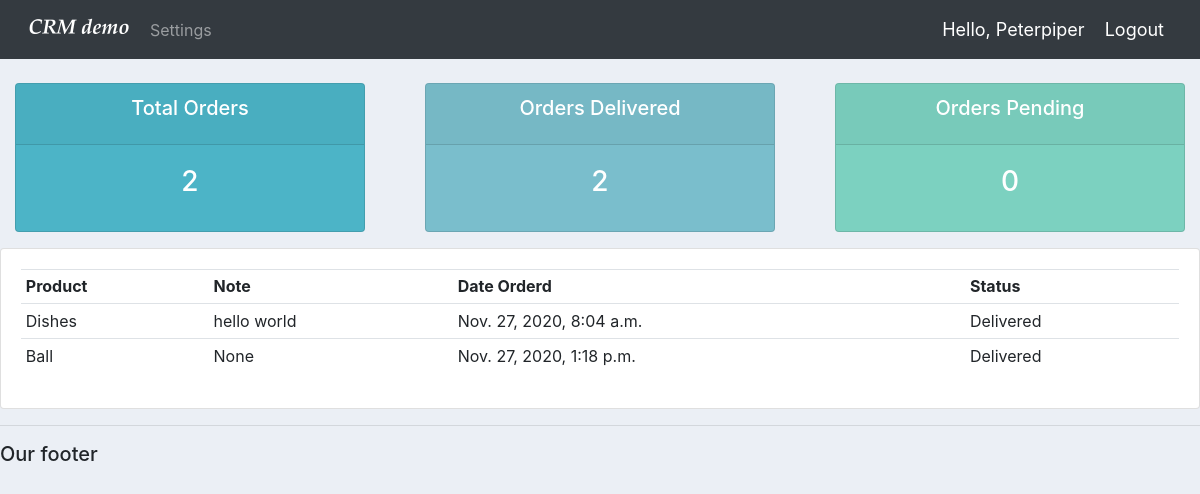
The app's page /user/ (signed in) with its own data.
### accounts/models.py (models this page shows, shortened)
class Order(models.Model):
	STATUS = (
		('Pending', 'Pending'),
		('Out for delivery', 'Out for delivery'),
		('Delivered', 'Delivered'),
		)
	customer = models.ForeignKey(Customer, null=True, on_delete= models.SET_NULL)
	product = models.ForeignKey(Product, null=True, on_delete= models.SET_NULL)
	date_created = models.DateTimeField(auto_now_add=True, null=True)
	status = models.CharField(max_length=200, null=True, choices=STATUS)
	note = models.CharField(max_length=1000, null=True)

class Product(models.Model):
	CATEGORY = (
		('Indoor', 'Indoor'),
		('Out Door', 'Out Door'),
		)
	name = models.CharField(max_length=200, null=True)
	price = models.FloatField(null=True)
	category = models.CharField(max_length=200, null=True, choices=CATEGORY)
	description = models.CharField(max_length=200, null=True, blank=True)
	date_created = models.DateTimeField(auto_now_add=True, null=True)
	tags = models.ManyToManyField(Tag)
	def __str__(self):
		return str(self.name)

### accounts/decorators.py (the view)
		def wrapper_func(request, *args, **kwargs):
			group = None
			if request.user.groups.exists():
				group = request.user.groups.all()[0].name
			if group in allowed_roles:
				return view_func(request, *args, **kwargs)
			else:
				return HttpResponse('You are not authorized to view this page')

### accounts/views.py (called while the page is built)
@login_required(login_url='login')
@allowed_users(allowed_roles=['customer'])
def userPage(request):
	orders = request.user.customer.order_set.all()
	total_orders = orders.count()
	delivered = orders.filter(status='Delivered').count()
	pending = orders.filter(status='Pending').count()
	context = {'orders': orders,
			'total_orders': total_orders,
			'delivered': delivered,
			'pending': pending
			}
	return render(request, 'accounts/user.html', context)

### accounts/templates/accounts/user.html
{% extends 'accounts/main.html' %}
{% block content %}
{% include 'accounts/status.html' %}
<div class="row">
	<div class="col-md">
		<div class="card card-body">
			<table class="table table-sm">
				<tr>
					<th>Product</th>
					<th>Note</th>
					<th>Date Orderd</th>
					<th>Status</th>
				</tr>
				{% for order in orders %}
					<tr>
						<td>{{ order.product }}</td>
						<td>{{ order.note }}</td>
						<td>{{ order.date_created }}</td>
						<td>{{ order.status }}</td>
					</tr>
				{% endfor %}
			</table>
		</div>
	</div>
</div>
{% endblock %}

### accounts/templates/accounts/navbar.html (shortened to what this page needs)
{% load static %}
<nav class="navbar navbar-expand-lg navbar-dark bg-dark">
  <img src="{% static 'images/logo.png' %}">
  <div class="collapse navbar-collapse" id="navbarNav">
    <ul class="navbar-nav">
      {% if request.user.is_staff %}
      <li class="nav-item active">
        <a class="nav-link" href="{% url 'home' %}">Dashboard</a>
      </li>
      <li class="nav-item">
        <a class="nav-link" href="{% url 'products' %}">Products</a>
      </li>
      {% else %}
      <li class="nav-item">
        <a class="nav-link" href="{% url 'account' %}">Settings</a>
      </li>
      {% endif %}
    </ul>
  </div>
  <span class="hello-msg">Hello, {{request.user}}</span>
  <span><a class="hello-msg" href="{% url 'logout' %}">Logout</a></span>
</nav>

### static/css/main.css (style rules this page uses)
body { background-color: #ebeff5; }

### accounts/templates/accounts/navbar.html (style rules this page uses)
.hello-msg { font-size: 18px; color: #fff; margin-right: 20px; }

### records on screen
Order: product "Dishes", note "hello world", date_created "Nov. 27, 2020, 8:04 a.m.", status "Delivered"
Order: product "Ball", note "None", date_created "Nov. 27, 2020, 1:18 p.m.", status "Delivered"

### other values on screen
{{ request.user }} "Peterpiper"
{{ total_orders }} "2"
{{ delivered }} "2"
{{ pending }} "0"
